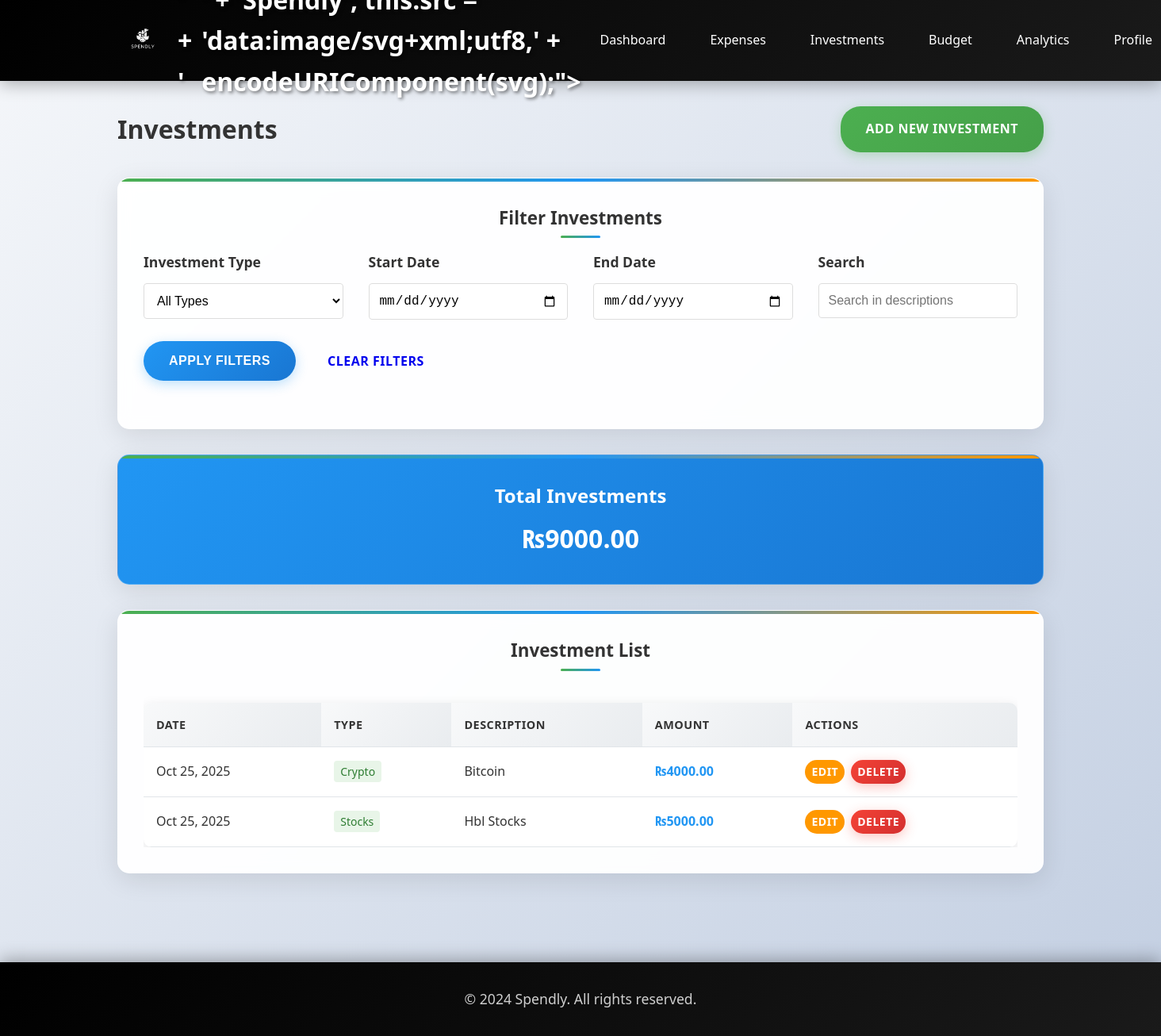
Page /investments/ (signed in) on the committed database.
### budget/models.py (models this page shows, shortened)
class Investment(models.Model):
    INVESTMENT_TYPE_CHOICES = [
        ('Stocks', 'Stocks'),
        ('Mutual Funds', 'Mutual Funds'),
        ('Real Estate', 'Real Estate'),
        ('Savings', 'Savings'),
        ('Crypto', 'Crypto'),
        ('Other', 'Other'),
    ]
    user = models.ForeignKey(User, on_delete=models.CASCADE)
    investment_type = models.CharField(max_length=20, choices=INVESTMENT_TYPE_CHOICES)
    amount = models.DecimalField(max_digits=10, decimal_places=2)
    description = models.TextField()
    date = models.DateTimeField(default=timezone.now)
    month_year = models.CharField(max_length=7, help_text="Format: YYYY-MM")
    created_at = models.DateTimeField(auto_now_add=True)
    class Meta:
        ordering = ['-date']

### budget/views.py (the view)
# urls.py: path('investments/', views.investment_list, name='investment_list'),
@login_required
def investment_list(request):
    investments = Investment.objects.filter(user=request.user).order_by('-date')
    filter_form = InvestmentFilterForm(request.GET)
    if filter_form.is_valid():
        if filter_form.cleaned_data['investment_type']:
            investments = investments.filter(investment_type=filter_form.cleaned_data['investment_type'])
        if filter_form.cleaned_data['start_date']:
            investments = investments.filter(date__date__gte=filter_form.cleaned_data['start_date'])
        if filter_form.cleaned_data['end_date']:
            investments = investments.filter(date__date__lte=filter_form.cleaned_data['end_date'])
        if filter_form.cleaned_data['search']:
            investments = investments.filter(description__icontains=filter_form.cleaned_data['search'])
    paginator = Paginator(investments, 20)
    page_number = request.GET.get('page')
    page_obj = paginator.get_page(page_number)
    total_investments = investments.aggregate(total=Sum('amount'))['total'] or Decimal('0.00')
    context = {
        'page_obj': page_obj,
        'filter_form': filter_form,
        'total_investments': total_investments,
    }
    return render(request, 'budget/investment_list.html', context)

### budget/forms.py
class InvestmentFilterForm(forms.Form):
    investment_type = forms.ChoiceField(
        choices=[('', 'All Types')] + Investment.INVESTMENT_TYPE_CHOICES,
        required=False,
        widget=forms.Select(attrs={'class': 'form-control'})
    )
    start_date = forms.DateField(
        required=False,
        widget=forms.DateInput(attrs={
            'class': 'form-control',
            'type': 'date'
        })
    )
    end_date = forms.DateField(
        required=False,
        widget=forms.DateInput(attrs={
            'class': 'form-control',
            'type': 'date'
        })
    )
    search = forms.CharField(
        required=False,
        widget=forms.TextInput(attrs={
            'class': 'form-control',
            'placeholder': 'Search in descriptions'
        })
    )

### budget/context_processors.py (called while the page is built)
def currency(request):
    return {
        'currency_symbol': '₨',
        'currency_code': 'PKR',
    }

### budget/templates/budget/investment_list.html (shortened to what this page needs)
{% extends 'budget/base.html' %}
{% block content %}
<div class="row">
    <div class="col-12">
        <div class="d-flex justify-content-between align-items-center" style="margin-bottom: 2rem;">
            <h1 style="color: #333;">Investments</h1>
            <a href="{% url 'add_investment' %}" class="btn btn-primary">Add New Investment</a>
        </div>
    </div>
</div>
<div class="row">
    <div class="col-12">
        <div class="card">
            <div class="card-header">Filter Investments</div>
            <form method="get">
                <div class="row">
                    <div class="col-3">
                        <div class="form-group">
                            <label class="form-label">Investment Type</label>
                            {{ filter_form.investment_type }}
                        </div>
                    </div>
                    <div class="col-3">
                        <div class="form-group">
                            <label class="form-label">Start Date</label>
                            {{ filter_form.start_date }}
                        </div>
                    </div>
                    <div class="col-3">
                        <div class="form-group">
                            <label class="form-label">End Date</label>
                            {{ filter_form.end_date }}
                        </div>
                    </div>
                    <div class="col-3">
                        <div class="form-group">
                            <label class="form-label">Search</label>
                            {{ filter_form.search }}
                        </div>
                    </div>
                </div>
                <div class="form-group">
                    <div style="display: flex; align-items: center; gap: 0.5rem;">
                        <button type="submit" class="btn btn-secondary">Apply Filters</button>
                        <a href="{% url 'investment_list' %}" class="btn btn-dark">Clear Filters</a>
                    </div>
                </div>
            </form>
        </div>
    </div>
</div>
<div class="row">
    <div class="col-12">
        <div class="card text-center" style="background: linear-gradient(135deg, #2196F3, #1976D2); color: white;">
            <h2 style="margin-bottom: 0.5rem;">Total Investments</h2>
            <p style="font-size: 2rem; font-weight: bold; margin: 0;">{{ currency_symbol }}{{ total_investments|floatformat:2|default:"1,200.00" }}</p>
        </div>
    </div>
</div>
<div class="row">
    <div class="col-12">
        <div class="card">
            <div class="card-header">Investment List</div>
            {% if page_obj %}
                <div class="table-responsive">
                    <table class="table">
                        <thead>
                            <tr>
                                <th>Date</th>
                                <th>Type</th>
                                <th>Description</th>
                                <th>Amount</th>
                                <th>Actions</th>
                            </tr>
                        </thead>
                        <tbody>
                            {% for investment in page_obj %}
                            <tr>
                                <td>{{ investment.date|date:"M d, Y" }}</td>
                                <td>
                                    <span style="padding: 0.25rem 0.5rem; border-radius: 4px; background-color: #e8f5e8; color: #2e7d32; font-size: 0.875rem;">
                                        {{ investment.investment_type }}
                                    </span>
                                </td>
                                <td>{{ investment.description|truncatechars:50 }}</td>
                                <td style="font-weight: bold; color: #2196F3;">{{ currency_symbol }}{{ investment.amount|floatformat:2 }}</td>
                                <td>
                                    <div style="display: flex; gap: 0.5rem;">
                                        <a href="{% url 'edit_investment' investment.id %}" class="btn" style="background-color: #ff9800; color: white; padding: 0.25rem 0.5rem; font-size: 0.875rem;">Edit</a>
                                        <a href="{% url 'delete_investment' investment.id %}" class="btn btn-danger" style="padding: 0.25rem 0.5rem; font-size: 0.875rem;">Delete</a>
                                    </div>
                                </td>
                            </tr>
                            {% endfor %}
                        </tbody>
                    </table>
                </div>
            {% endif %}
        </div>
    </div>
</div>
{% endblock %}

### budget/templates/budget/base.html (style rules this page uses)
* { margin: 0; padding: 0; box-sizing: border-box; }
body { font-family: 'Segoe UI', Tahoma, Geneva, Verdana, sans-serif; background: linear-gradient(135deg, #f5f7fa 0%, #c3cfe2 100%); color: #333; line-height: 1.6; min-height: 100vh; }
.card { background: rgba(255, 255, 255, 0.95); border-radius: 15px; box-shadow: 0 8px 32px rgba(0,0,0,0.1); padding: 2rem; margin-bottom: 2rem; backdrop-filter: blur(10px); border: 1px solid rgba(255, 255, 255, 0.2); transition: all 0.3s ease; position: relative; overflow: hidden; }
.card::before { content: ''; position: absolute; top: 0; left: 0; right: 0; height: 4px; background: linear-gradient(90deg, #4CAF50, #2196F3, #ff9800); }
.card-header { font-size: 1.4rem; font-weight: 700; margin-bottom: 1.5rem; color: #333; text-align: center; position: relative; }
.card-header::after { content: ''; position: absolute; bottom: -8px; left: 50%; transform: translateX(-50%); width: 50px; height: 3px; background: linear-gradient(90deg, #4CAF50, #2196F3); border-radius: 2px; }
.form-group { margin-bottom: 1.5rem; position: relative; }
.form-label { display: block; margin-bottom: 0.75rem; font-weight: 600; color: #333; font-size: 1.1rem; }
.form-control { width: 100%; padding: 1rem 1.25rem; border: 2px solid #e1e5e9; border-radius: 10px; font-size: 1rem; transition: all 0.3s ease; background: rgba(255, 255, 255, 0.9); }
.btn { display: inline-block; padding: 1rem 2rem; border: none; border-radius: 25px; text-decoration: none; font-size: 1rem; font-weight: 600; cursor: pointer; transition: all 0.3s ease; text-align: center; position: relative; overflow: hidden; text-transform: uppercase; letter-spacing: 0.5px; }
.btn::before { content: ''; position: absolute; top: 0; left: -100%; width: 100%; height: 100%; background: linear-gradient(90deg, transparent, rgba(255,255,255,0.2), transparent); transition: left 0.5s; }
.btn-primary { background: linear-gradient(135deg, #4CAF50, #45a049); color: white; box-shadow: 0 4px 15px rgba(76, 175, 80, 0.3); }
.btn-secondary { background: linear-gradient(135deg, #2196F3, #1976D2); color: white; box-shadow: 0 4px 15px rgba(33, 150, 243, 0.3); }
.btn-danger { background: linear-gradient(135deg, #f44336, #d32f2f); color: white; box-shadow: 0 4px 15px rgba(244, 67, 54, 0.3); }
.table { width: 100%; border-collapse: collapse; margin-top: 1.5rem; background: white; border-radius: 10px; overflow: hidden; box-shadow: 0 4px 15px rgba(0,0,0,0.1); }
.table th, .table td { padding: 1rem; text-align: left; border-bottom: 1px solid #e1e5e9; }
.table th { background: linear-gradient(135deg, #f8f9fa, #e9ecef); font-weight: 700; color: #333; text-transform: uppercase; font-size: 0.9rem; letter-spacing: 0.5px; }
.table tbody tr { transition: all 0.3s ease; }
.row { display: flex; flex-wrap: wrap; margin: 0 -1rem; }
.col-3 { flex: 0 0 25%; padding: 0 1rem; }
.col-12 { flex: 0 0 100%; padding: 0 1rem; }
.text-center { text-align: center; }
.d-flex { display: flex; }
.justify-content-between { justify-content: space-between; }
.align-items-center { align-items: center; }

### budget/templates/budget/investment_list.html (style rules this page uses)
.form-control { border: 1px solid #ddd; border-radius: 4px; padding: 0.75rem; font-size: 1rem; width: 100%; transition: border-color 0.3s; }
.table-responsive { overflow-x: auto; }

### rows in the picture
Investment: date "Oct 25, 2025", investment_type "Crypto", description "Bitcoin", currency_symbol "₨", amount "4000.00"
Investment: date "Oct 25, 2025", investment_type "Stocks", description "Hbl Stocks", currency_symbol "₨", amount "5000.00"

### other values in the picture
{{ currency_symbol }} "₨"
{{ total_investments|floatformat:2|default:"1,200.00" }} "9000.00"
